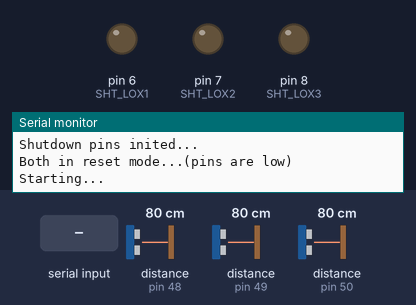
Recording of a program running on a simulated Arduino Nano Every. On the bench: output pins drawn as LEDs (lit = HIGH), the last lines printed to the serial monitor. The inputs (shaded band) are chosen by the test bench; at power-on: distance to the obstacle (sensors on pin 48, pin 49, pin 50) 80 cm.

Above: at 0.1 s.
At 1.3 s:
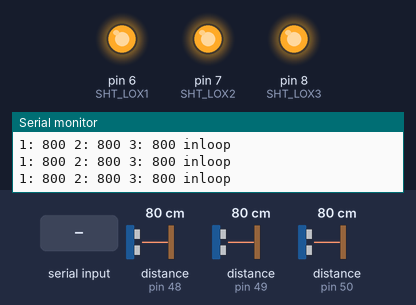
1.4 s: distance to the obstacle (sensor on pin 48) set to 250 cm
3.7 s: distance to the obstacle (sensor on pin 49) set to 250 cm
5.9 s: distance to the obstacle (sensor on pin 50) set to 250 cm
8.1 s: "<r>" received over the second serial link
9.9 s: distance to the obstacle (sensor on pin 48) set to 2 cm
12.1 s: "r" received over the second serial link
Timing chart, 0 to 15.1 s (numbered marks = the images above; inputs shaded):
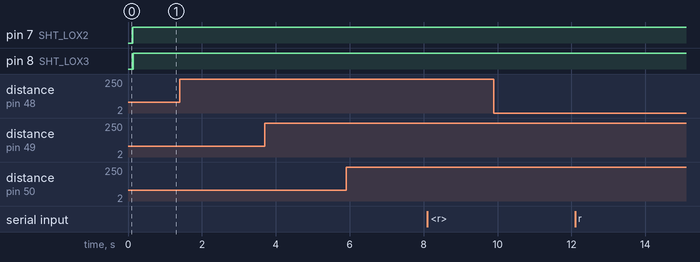

The program:

main.cpp
```cpp
#include <Arduino.h>
#include "Adafruit_VL53L0X.h"
//#include <../lib/ultrasound.h>

// extern float avgDistanceFront, avgDistanceBack, avgDistanceLeft, avgDistanceRight;
float LeftToF, CenterToF, RightToF, TopToF;
float angle;

// address we will assign if dual sensor is present
#define LOX1_ADDRESS 0x30
#define LOX2_ADDRESS 0x31
#define LOX3_ADDRESS 0x32
#define LOX4_ADDRESS 0x33

// set the pins to shutdown
#define SHT_LOX1 6
#define SHT_LOX2 7
#define SHT_LOX3 8
// #define SHT_LOX4 9
// objects for the vl53l0x
Adafruit_VL53L0X lox1 = Adafruit_VL53L0X();
Adafruit_VL53L0X lox2 = Adafruit_VL53L0X();
Adafruit_VL53L0X lox3 = Adafruit_VL53L0X();
// Adafruit_VL53L0X lox4 = Adafruit_VL53L0X();

// this holds the measurement
VL53L0X_RangingMeasurementData_t measure1;
VL53L0X_RangingMeasurementData_t measure2;
VL53L0X_RangingMeasurementData_t measure3;
// VL53L0X_RangingMeasurementData_t measure4;

/*
    Reset all sensors by setting all of their XSHUT pins low for delay(10), then set all XSHUT high to bring out of reset
    Keep sensor #1 awake by keeping XSHUT pin high
    Put all other sensors into shutdown by pulling XSHUT pins low
    Initialize sensor #1 with lox.begin(new_i2c_address) Pick any number but 0x29 and it must be under 0x7F. Going with 0x30 to 0x3F is probably OK.
    Keep sensor #1 awake, and now bring sensor #2 out of reset by setting its XSHUT pin high.
    Initialize sensor #2 with lox.begin(new_i2c_address) Pick any number but 0x29 and whatever you set the first sensor to
 */
void setID()
{
  // all reset
  digitalWrite(SHT_LOX1, LOW);
  digitalWrite(SHT_LOX2, LOW);
  digitalWrite(SHT_LOX3, LOW);
//   digitalWrite(SHT_LOX4, LOW);
  delay(10);
  // all unreset
  digitalWrite(SHT_LOX1, HIGH);
  digitalWrite(SHT_LOX2, HIGH);
  digitalWrite(SHT_LOX3, HIGH);
 // digitalWrite(SHT_LOX4, HIGH);
  delay(10);

  // // activating LOX1 and resetting LOX2
  digitalWrite(SHT_LOX1, HIGH);
  digitalWrite(SHT_LOX2, LOW);
  digitalWrite(SHT_LOX3, LOW);
//  digitalWrite(SHT_LOX4, LOW);

  Serial.println("written");

  // //initing LOX1

  lox1.begin(LOX1_ADDRESS);

  Serial.println("attempted");

  if (!lox1.begin(LOX1_ADDRESS))
  {
    Serial.println(F("Failed to boot first VL53L0X"));
    while (1)
      ;
  }
  delay(10);

  Serial.println("oneset");

  // activating LOX2
  digitalWrite(SHT_LOX2, HIGH);
  delay(10);

  // initing LOX2
  if (!lox2.begin(LOX2_ADDRESS))
  {
    Serial.println(F("Failed to boot second VL53L0X"));
    while (1)
      ;
  }

  // activating LOX3
  digitalWrite(SHT_LOX3, HIGH);
  delay(10);

  // initing LOX3
  if (!lox3.begin(LOX3_ADDRESS))
  {
    Serial.println(F("Failed to boot third VL53L0X"));
    while (1)
      ;
  }

//   // activating LOX4
//   digitalWrite(SHT_LOX4, HIGH);
//   delay(10);

//   // initing LOX4
//   if (!lox4.begin(LOX4_ADDRESS))
//   {
//     Serial.println(F("Failed to boot fourth VL53L0X"));
//     while (1)
//       ;
//   }
}

void read_dual_sensors()
{

  lox1.rangingTest(&measure1, false); // pass in 'true' to get debug data printout!
  lox2.rangingTest(&measure2, false); // pass in 'true' to get debug data printout!
  lox3.rangingTest(&measure3, false); // pass in 'true' to get debug data printout!
//  lox4.rangingTest(&measure4, false); // pass in 'true' to get debug data printout!

  // print sensor one reading
  Serial.print(F("1: "));
  if (measure1.RangeStatus != 4)
  { // Center
    Serial.print(measure1.RangeMilliMeter);
    CenterToF = float(measure1.RangeMilliMeter);
  }
  else
  {
    Serial.print(F("Out of range"));
  }

  Serial.print(F(" "));

  // print sensor two reading
  Serial.print(F("2: "));
  if (measure2.RangeStatus != 4)
  { // Right
    Serial.print(measure2.RangeMilliMeter);
    RightToF = float(measure2.RangeMilliMeter);
  }
  else
  {
    Serial.print(F("Out of range"));
  }
  Serial.print(F(" "));

  // print sensor three reading
  Serial.print(F("3: "));
  if (measure3.RangeStatus != 4)
  { // Left
    Serial.print(measure3.RangeMilliMeter);
    LeftToF = float(measure3.RangeMilliMeter);
  }
  else
  {
    Serial.print(F("Out of range"));
  }
  Serial.print(F(" "));

  // print sensor three reading
//   Serial.print(F("4: "));
//   if (measure4.RangeStatus != 4)
//   { // TOP
//     Serial.print(measure4.RangeMilliMeter);
//     TopToF = float(measure4.RangeMilliMeter);
//   }
//   else
//   {
//     Serial.print(F("Out of range"));
//   }
//   Serial.print(F(" "));
//   Serial.println();
}
void send_message()
{
  if (Serial1.available())
  {
    char incomingByte = char(Serial1.read());
    if (incomingByte == 'r')
    {
      Serial.println(incomingByte);
      // This is the part bring the whole demo down   GGGGGGGGGGGG
      // left center right top    {                         top: 2 }
      //String message = '<' + String(measure3.RangeMilliMeter) + ',' + String(0) + ',' + String(measure2.RangeMilliMeter) + ',' + String(measure1.RangeMilliMeter) + '>';

       String message = '<' + String(measure3.RangeMilliMeter) + ',' + String(900) + ',' + String(measure2.RangeMilliMeter) + ',' + String(measure1.RangeMilliMeter) + '>';
      //  String message = '<'+ String(800) +',' + String(800) + ',' + String(800) + ',' + String(800) + '>';
      Serial1.print(message);
      Serial.println(message);
    }
  }
}
void setup()
{
  Serial1.begin(9600);
  Serial.begin(115200);

  // wait until serial port opens for native USB devices
  while (!Serial)
  {
    delay(1);
  }
  delay(50);
  pinMode(SHT_LOX1, OUTPUT);
  pinMode(SHT_LOX2, OUTPUT);
  pinMode(SHT_LOX3, OUTPUT);
 // pinMode(SHT_LOX4, OUTPUT);

  Serial.println(F("Shutdown pins inited..."));

  digitalWrite(SHT_LOX1, LOW);
  digitalWrite(SHT_LOX2, LOW);
  digitalWrite(SHT_LOX3, LOW);
  //digitalWrite(SHT_LOX4, LOW);

  Serial.println(F("Both in reset mode...(pins are low)"));

  Serial.println(F("Starting..."));
  delay(50);
  setID();
}

void loop()
{
  Serial.println("inloop");
  read_dual_sensors();
  send_message();
  delay(100);
}
```

s.cpp
```cpp
// #include <Arduino.h>
// #include "Adafruit_VL53L0X.h"
// //#include <../lib/ultrasound.h>

// // extern float avgDistanceFront, avgDistanceBack, avgDistanceLeft, avgDistanceRight;
// float LeftToF, CenterToF, RightToF, TopToF;
// float angle;

// // address we will assign if dual sensor is present
// #define LOX1_ADDRESS 0x30
// #define LOX2_ADDRESS 0x31
// #define LOX3_ADDRESS 0x32
// #define LOX4_ADDRESS 0x33

// // set the pins to shutdown
// #define SHT_LOX1 5
// // #define SHT_LOX2 6
// // #define SHT_LOX3 7
// // #define SHT_LOX4 8
// // objects for the vl53l0x
// Adafruit_VL53L0X lox1 = Adafruit_VL53L0X();
// // Adafruit_VL53L0X lox2 = Adafruit_VL53L0X();
// // Adafruit_VL53L0X lox3 = Adafruit_VL53L0X();
// // Adafruit_VL53L0X lox4 = Adafruit_VL53L0X();

// // this holds the measurement
// VL53L0X_RangingMeasurementData_t measure1;
// // VL53L0X_RangingMeasurementData_t measure2;
// // VL53L0X_RangingMeasurementData_t measure3;
// // VL53L0X_RangingMeasurementData_t measure4;

// /*
//     Reset all sensors by setting all of their XSHUT pins low for delay(10), then set all XSHUT high to bring out of reset
//     Keep sensor #1 awake by keeping XSHUT pin high
//     Put all other sensors into shutdown by pulling XSHUT pins low
//     Initialize sensor #1 with lox.begin(new_i2c_address) Pick any number but 0x29 and it must be under 0x7F. Going with 0x30 to 0x3F is probably OK.
//     Keep sensor #1 awake, and now bring sensor #2 out of reset by setting its XSHUT pin high.
//     Initialize sensor #2 with lox.begin(new_i2c_address) Pick any number but 0x29 and whatever you set the first sensor to
//  */
// void setID()
// {
//   // all reset
//   digitalWrite(SHT_LOX1, LOW);
// //   digitalWrite(SHT_LOX2, LOW);
// //   digitalWrite(SHT_LOX3, LOW);
// //   digitalWrite(SHT_LOX4, LOW);
//   delay(10);
//   // all unreset
//   digitalWrite(SHT_LOX1, HIGH);
// //   digitalWrite(SHT_LOX2, HIGH);
// //   digitalWrite(SHT_LOX3, HIGH);
// //   digitalWrite(SHT_LOX4, HIGH);
//   delay(10);

//   // // activating LOX1 and resetting LOX2
//   digitalWrite(SHT_LOX1, HIGH);
// //   digitalWrite(SHT_LOX2, LOW);
// //   digitalWrite(SHT_LOX3, LOW);
// //   digitalWrite(SHT_LOX4, LOW);

//   Serial.println("written");

//   // //initing LOX1

//   lox1.begin(LOX1_ADDRESS);

//   Serial.println("attempted");

//   if (!lox1.begin(LOX1_ADDRESS))
//   {
//     Serial.println(F("Failed to boot first VL53L0X"));
//     while (1)
//       ;
//   }
//   delay(10);

// //   Serial.println("oneset");

// //   // activating LOX2
// //   digitalWrite(SHT_LOX2, HIGH);
// //   delay(10);

// //   // initing LOX2
// //   if (!lox2.begin(LOX2_ADDRESS))
// //   {
// //     Serial.println(F("Failed to boot second VL53L0X"));
// //     while (1)
// //       ;
// //   }

// //   // activating LOX3
// //   digitalWrite(SHT_LOX3, HIGH);
// //   delay(10);

// //   // initing LOX3
// //   if (!lox3.begin(LOX3_ADDRESS))
// //   {
// //     Serial.println(F("Failed to boot third VL53L0X"));
// //     while (1)
// //       ;
// //   }

// //   // activating LOX4
// //   digitalWrite(SHT_LOX4, HIGH);
// //   delay(10);

// //   // initing LOX4
// //   if (!lox4.begin(LOX4_ADDRESS))
// //   {
// //     Serial.println(F("Failed to boot fourth VL53L0X"));
// //     while (1)
// //       ;
// //   }
// }

// void read_dual_sensors()
// {

//   lox1.rangingTest(&measure1, false); // pass in 'true' to get debug data printout!
// //   lox2.rangingTest(&measure2, false); // pass in 'true' to get debug data printout!
// //   lox3.rangingTest(&measure3, false); // pass in 'true' to get debug data printout!
// //   lox4.rangingTest(&measure4, false); // pass in 'true' to get debug data printout!

//   // print sensor one reading
//   Serial.print(F("1: "));
//   if (measure1.RangeStatus != 4)
//   { // Center
//     Serial.print(measure1.RangeMilliMeter);
//     CenterToF = float(measure1.RangeMilliMeter);
//   }
//   else
//   {
//     Serial.print(F("Out of range"));
//   }

//   Serial.print(F(" "));

//   // print sensor two reading
// //   Serial.print(F("2: "));
// //   if (measure2.RangeStatus != 4)
// //   { // Right
// //     Serial.print(measure2.RangeMilliMeter);
// //     RightToF = float(measure2.RangeMilliMeter);
// //   }
// //   else
// //   {
// //     Serial.print(F("Out of range"));
// //   }
// //   Serial.print(F(" "));

// //   // print sensor three reading
// //   Serial.print(F("3: "));
// //   if (measure3.RangeStatus != 4)
// //   { // Left
// //     Serial.print(measure3.RangeMilliMeter);
// //     LeftToF = float(measure3.RangeMilliMeter);
// //   }
// //   else
// //   {
// //     Serial.print(F("Out of range"));
// //   }
// //   Serial.print(F(" "));

// //   // print sensor three reading
// //   Serial.print(F("4: "));
// //   if (measure4.RangeStatus != 4)
// //   { // TOP
// //     Serial.print(measure4.RangeMilliMeter);
// //     TopToF = float(measure4.RangeMilliMeter);
// //   }
// //   else
// //   {
// //     Serial.print(F("Out of range"));
// //   }
// //   Serial.print(F(" "));
// //   Serial.println();
// }
// void send_message()
// {
//   if (Serial1.available())
//   {
//     char incomingByte = char(Serial1.read());
//     if (incomingByte == 'r')
//     {
//       Serial.println(incomingByte);
//       // left center right top    {                         top: 2 }
//       String message = '<' + String(0) + ',' + String(0) + ',' + String(0) + ',' + String(measure1.RangeDMaxMilliMeter) + '>';
//       //  String message = '<'+ String(800) +',' + String(800) + ',' + String(800) + ',' + String(800) + '>';
//       Serial1.print(message);
//       Serial.println(message);
//     }
//   }
// }
// void setup()
// {
//   Serial1.begin(9600);
//   Serial.begin(115200);

//   // wait until serial port opens for native USB devices
//   while (!Serial)
//   {
//     delay(1);
//   }
//   delay(50);
//   pinMode(SHT_LOX1, OUTPUT);
// //   pinMode(SHT_LOX2, OUTPUT);
// //   pinMode(SHT_LOX3, OUTPUT);
// //   pinMode(SHT_LOX4, OUTPUT);

//   Serial.println(F("Shutdown pins inited..."));

//   digitalWrite(SHT_LOX1, LOW);
// //   digitalWrite(SHT_LOX2, LOW);
// //   digitalWrite(SHT_LOX3, LOW);
// //   digitalWrite(SHT_LOX4, LOW);

//   Serial.println(F("Both in reset mode...(pins are low)"));

//   Serial.println(F("Starting..."));
//   delay(50);
//   setID();
// }

// void loop()
// {
//   Serial.println("inloop");
//   read_dual_sensors();
//   send_message();
//   delay(100);
// }
```

Source omitted: tmp.cpp (6347 bytes)
